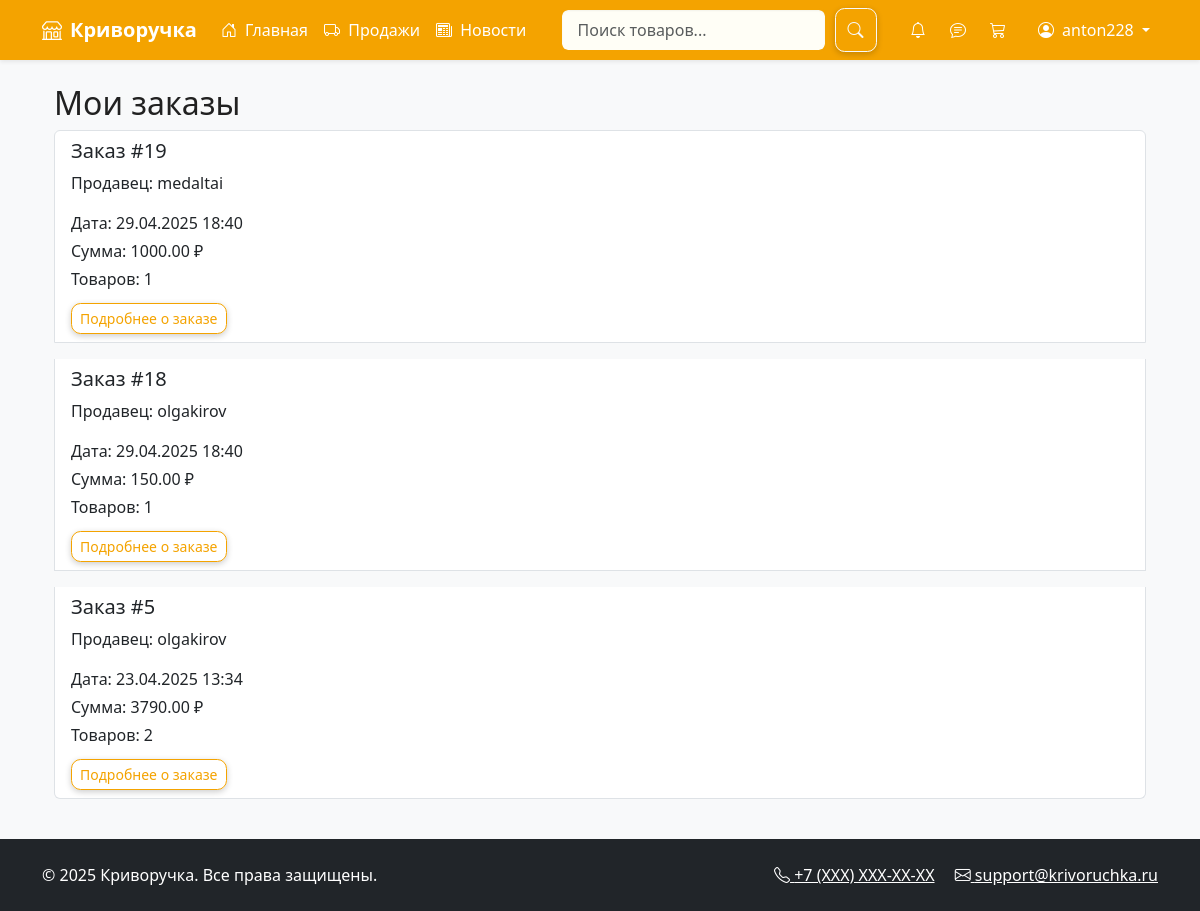
The page /order-history/ (signed in) on the database its author committed.
### marketplace/models.py (models this page shows, shortened)
class User(AbstractUser):
    phone = models.CharField(max_length=20, blank=True)
    avatar = models.ImageField(upload_to='avatars/', blank=True)
    middle_name = models.CharField(max_length=100, blank=True)
    bio = models.TextField(blank=True)
    address = models.TextField(blank=True)
    groups = models.ManyToManyField(
        'auth.Group',
        related_name="marketplace_user_groups",
        blank=True,
    )
    user_permissions = models.ManyToManyField(
        'auth.Permission',
        related_name="marketplace_user_permissions",
        blank=True,
    )

class Order(models.Model):
    PENDING = 'pending'
    SHIPPED = 'shipped'
    DELIVERED = 'delivered'
    STATUS_CHOICES = [
        (PENDING, 'В обработке'),
        (SHIPPED, 'Отправлено'),
        (DELIVERED, 'Доставлено'),
    ]
    user = models.ForeignKey(User, on_delete=models.CASCADE)
    products = models.ManyToManyField('Product', through='OrderItem')  # Изменили items на products
    total_price = models.DecimalField(max_digits=10, decimal_places=2)
    address = models.TextField()
    status = models.CharField(max_length=20, choices=STATUS_CHOICES, default=PENDING)
    created_at = models.DateTimeField(auto_now_add=True)
    updated_at = models.DateTimeField(auto_now=True)
    tracking_number = models.CharField(max_length=50, blank=True, null=True)
    def get_status_class(self):
        return {
            'pending': 'bg-info',
            'shipped': 'bg-warning',
            'delivered': 'bg-success'
        }.get(self.status, 'bg-secondary')

class OrderItem(models.Model):
    order = models.ForeignKey(Order, on_delete=models.CASCADE, related_name='order_items')
    product = models.ForeignKey(Product, on_delete=models.SET_NULL, null=True, blank=True)
    quantity = models.PositiveIntegerField(default=1)
    seller = models.ForeignKey(User, on_delete=models.CASCADE)

### marketplace/views.py (the view)
# urls.py: path('order-history/', views.order_history, name='order_history'),
@login_required
def order_history(request):
    orders = Order.objects.filter(user=request.user).order_by('-created_at')
    return render(request, 'marketplace/order_history.html', {'orders': orders})

### marketplace/context_processors.py (called while the page is built)
def unread_notifications(request):
    if request.user.is_authenticated:
        return {
            'unread_count': request.user.notifications.filter(is_read=False).count()
        }
    return {}

def unread_chats(request):
    if not request.user.is_authenticated:
        return {}
    unread_count = Message.objects.filter(
        chat__order__order_items__seller=request.user,
        is_read=False
    ).exclude(
        sender=request.user
    ).count()
    return {'unread_chats_count': unread_count}

### marketplace/views.py (called while the page is built)
def base_context(request):
    if request.user.is_authenticated:
        return {'cart_items_count': Cart.objects.filter(user=request.user).count()}
    return {}

### templates/marketplace/order_history.html (shortened to what this page needs)
{% extends 'marketplace/base.html' %}
{% block content %}
<div class="container mt-4">
    <h2>Мои заказы</h2>
    <div class="list-group">
        {% for order in orders %}
        <div class="list-group-item mb-3">
            <div class="d-flex justify-content-between">
                <div>
                    <h5>Заказ #{{ order.id }}</h5>
                    <p>Продавец: {{ order.order_items.first.seller.username }}</p>
                </div>
                <span class="badge bg-{{ order.get_status_class }}">
                </span>
            </div>
            <p class="mb-1">Дата: {{ order.created_at|date:"d.m.Y H:i" }}</p>
            <p class="mb-1">Сумма: {{ order.total_price }} ₽</p>
            <p class="mb-1">Товаров: {{ order.order_items.count }}</p>
            <a href="{% url 'order_detail' order.id %}" class="btn btn-sm btn-outline-primary mt-2">
                Подробнее о заказе
            </a>
        </div>
        {% empty %}
        <p class="text-muted">У вас пока нет заказов</p>
        {% endfor %}
    </div>
</div>
{% endblock %}

### templates/marketplace/base.html (shortened to what this page needs)
<!DOCTYPE html>
<html lang="ru">
{% load custom_filters %}
{% load seller_tags %}
<head>
    <link href="https://cdn.jsdelivr.net/npm/bootstrap@5.3.2/dist/css/bootstrap.min.css" rel="stylesheet">
    <link rel="stylesheet" href="https://cdn.jsdelivr.net/npm/bootstrap-icons@1.11.3/font/bootstrap-icons.min.css">
    <link href="/static/css/style.css" rel="stylesheet">
</head>
<body class="d-flex flex-column min-vh-100 bg-light">
    <nav class="navbar navbar-expand-lg navbar-dark bg-primary shadow-sm position-relative">
        <div class="container">
            <a class="navbar-brand fw-bold" href="{% url 'home' %}">
                <i class="bi bi-shop me-2"></i>Криворучка
            </a>
            <div class="collapse navbar-collapse" id="mainNavbar">
                <ul class="navbar-nav me-auto mb-2 mb-lg-0">
                    <li class="nav-item">
                        <a class="nav-link" href="{% url 'home' %}">
                            <i class="bi bi-house-door me-1"></i> Главная
                        </a>
                    </li>
                    {% if user.is_authenticated %}
                    <li class="nav-item">
                        <a class="nav-link" href="{% url 'seller_orders' %}">
                            <i class="bi bi-truck me-1"></i> Продажи
                        </a>
                    </li>
                    <li class="nav-item">
                        <a class="nav-link" href="{% url 'news_list' %}">
                            <i class="bi bi-newspaper me-1"></i> Новости
                        </a>
                    </li>
                    {% endif %}
                </ul>
                <form method="get" action="{% url 'search_results' %}" class="d-flex position-relative">
    <input type="text"
           id="search-input"
           name="q"
           class="form-control me-2"
           placeholder="Поиск товаров..."
           autocomplete="off"
           aria-label="Поиск товаров">
    <button type="submit" class="btn btn-outline-light">
        <i class="bi bi-search"></i>
    </button>
</form>
                <ul class="navbar-nav ms-auto mb-2 mb-lg-0">
                    {% if user.is_authenticated %}
                    <li class="nav-item me-2">
                        <a class="nav-link position-relative" href="{% url 'notifications' %}">
                            <i class="bi bi-bell"></i>
                        </a>
                    </li>
{% if user.is_authenticated %}
<li class="nav-item me-2">
    <a href="{% url 'seller_chats' %}" class="nav-link position-relative">
    <i class="bi bi-chat-text"></i>
</a>
</li>
{% endif %}
                    <li class="nav-item me-3">
                        <a class="nav-link position-relative" href="{% url 'cart' %}">
                            <i class="bi bi-cart3"></i>
                        </a>
                    </li>
                    <li class="nav-item dropdown">
                        <a class="nav-link dropdown-toggle" href="#" id="userDropdown" role="button" data-bs-toggle="dropdown">
                            <i class="bi bi-person-circle me-1"></i> {{ user.username }}
                        </a>
                    </li>
                    {% endif %}
                </ul>
            </div>
        </div>
    </nav>
    <main class="flex-grow-1">
        <div class="container my-4">
            {% block content %}{% endblock %}
        </div>
    </main>
    <footer class="bg-dark text-white py-4 mt-auto">
        <div class="container">
            <div class="row">
                <div class="col-md-6 text-center text-md-start">
                    <p class="mb-0">&copy; {% now "Y" %} Криворучка. Все права защищены.</p>
                </div>
                <div class="col-md-6 text-center text-md-end">
                    <a href="#" class="text-white me-3"><i class="bi bi-telephone"></i> +7 (XXX) XXX-XX-XX</a>
                    <a href="#" class="text-white"><i class="bi bi-envelope"></i> support@krivoruchka.ru</a>
                </div>
            </div>
        </div>
    </footer>
</body>
</html>

### static/css/style.css (style rules this page uses)
:root { --primary-color: #f4a300; --secondary-color: #ffc107; --accent-color: #ffdd57; --text-color: #212121; --bg-color: #fffbe6; --card-bg: #ffffff; --border-color: #f0ad4e; }
body { background-color: var(--bg-color); color: var(--text-color); font-family: 'Segoe UI', sans-serif; }
.navbar { background-color: var(--primary-color) !important; }
.navbar .nav-link { color: white !important; }
.btn-outline-primary { border-color: var(--primary-color); color: var(--primary-color); }
a { color: var(--primary-color); }
#search-input { border: 2px solid var(--primary-color); }
body, .card, .btn, input, textarea, select { transition: all 0.3s ease-in-out; }
.btn { box-shadow: 0 2px 6px rgba(0, 0, 0, 0.2); border-radius: 0.6rem; }
input[type="text"], input[type="email"], input[type="password"], textarea, select { border-radius: 0.5rem; border: 1px solid #e0a800; padding: 0.5rem 1rem; background-color: #fffef6; box-shadow: inset 0 1px 2px rgba(0,0,0,0.05); }
.navbar { animation: fadeIn 0.5s ease both; }

### rows shown on the page
User: username "anton228"
Order: id "19", order_items.first.seller.username "medaltai", created_at "29.04.2025 18:40", total_price "1000.00", order_items.count "1"
Order: id "18", order_items.first.seller.username "olgakirov", created_at "29.04.2025 18:40", total_price "150.00", order_items.count "1"
Order: id "5", order_items.first.seller.username "olgakirov", created_at "23.04.2025 13:34", total_price "3790.00", order_items.count "2"
